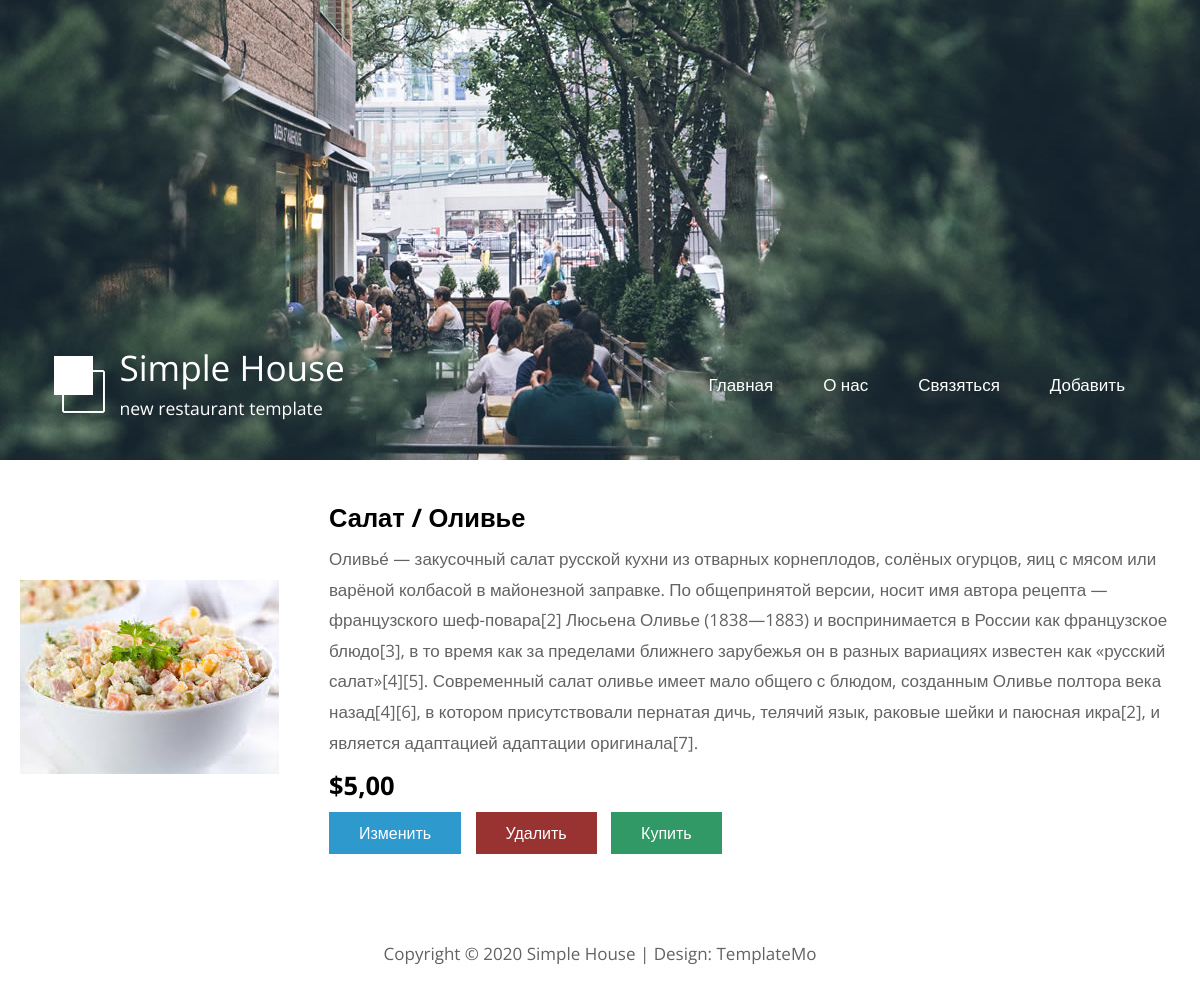
Screenshot of /detail/12/ with the database file from the repository.
### app/models.py (models this page shows)
class Food(models.Model):
    title = models.CharField(max_length=123)
    category = models.ForeignKey(Category, on_delete=models.CASCADE)
    img = models.ImageField(upload_to='media/food_images')
    description = models.TextField()
    price = models.DecimalField(decimal_places=2, max_digits=12)
    def __str__(self):
        return f'{self.category} / {self.title}'
    class Meta:
        verbose_name = 'Блюдо'
        verbose_name_plural = 'Блюда'

class Category(models.Model):
    title = models.CharField(max_length=123)
    def __str__(self):
        return self.title
    class Meta:
        verbose_name = 'Категория'
        verbose_name_plural = 'Категории'

### app/views.py (the view)
# urls.py: path('detail/<int:pk>/', views.detail_view, name='detail'),
def detail_view(request, pk):
    food = Food.objects.get(id=pk)
    if request.method == 'POST':
        form = FoodUpdateForm(request.POST, request.FILES, instance=food)
        if form.is_valid():
            form.save()
    form = FoodUpdateForm(instance=food)
    return render(request=request, template_name='app/detail.html', context={'food': food, 'form': form})

### app/templates/app/detail.html (shortened to what this page needs)
{% extends 'base.html' %}
{% load static %}
{% block content %}
    <section class="box">
        {% if food %}
        <img src="{{ food.img.url }}" alt="" style="max-width: 400px;">
        <div class="content">
            <h2>{{ food }}</h2>
            <p>{{ food.description }}</p>
            <h2>${{ food.price }}</h2>
            <a href="#" class="tm-btn tm-btn-primary" style="margin-right: 10px;" id="openModalBtn">Изменить</a>
            <a href="{% url 'delete' food.id %}" class="tm-btn tm-btn-danger" style="margin-right: 10px;">Удалить</a>
            <a href="{% url 'contact' %}" class="tm-btn tm-btn-success">Купить</a>
        </div>
        {% else %}
        <h2>Такого блюда не существует или он удален!</h2>
        {% endif %}
    </section>
{% endblock %}

### static/css/templatemo-style.css (style rules this page uses)
ul, nav, body, h1, h2, h4, h6, p, figure { margin: 0; padding: 0; }
a, button { transition: all 0.3s ease; }
html { box-sizing: border-box; -ms-overflow-style: scrollbar; }
*, *::before, *::after { box-sizing: inherit; }
.tm-btn { display: inline-block; font-size: 1rem; width: auto; padding: 10px 30px; text-decoration: none; cursor: pointer; border: 0; }
.tm-btn-primary { background-color: #2D99CC; color: white; }
.tm-btn-success { background-color: #319966; color: white; }
.tm-btn-danger { background-color: #993332; color: white; }
body { font-family: 'Open Sans', Arial, sans-serif; font-size: 17px; background-color: #ccc; overflow-x: hidden; }
p, address { color: #626364; line-height: 1.8; }

### static/css/style.css (style rules this page uses)
.box { display: flex; gap: 50px; align-items: center; padding: 40px 20px 20px; }
.content h2, p { margin-bottom: 10px; }

### rows the page displays
Food: img (picture), category+title "Салат / Оливье", description "Оливье́ — закусочный салат русской кухни из отварных корнеплодов, солёных огурцов, яиц с мясом или варёной колбасой в майонезной заправке. По общепринятой версии, носит имя автора рецепта — французского шеф-повара[2] Люсьена Оливье (1838—1883) и воспринимается в России как французское блюдо[3], в то время как за пределами ближнего зарубежья он в разных вариациях известен как «русский салат»[4][5]. Современный салат оливье имеет мало общего с блюдом, созданным Оливье полтора века назад[4][6], в котором присутствовали пернатая дичь, телячий язык, раковые шейки и паюсная икра[2], и является адаптацией адаптации оригинала[7].", price "5,00"
